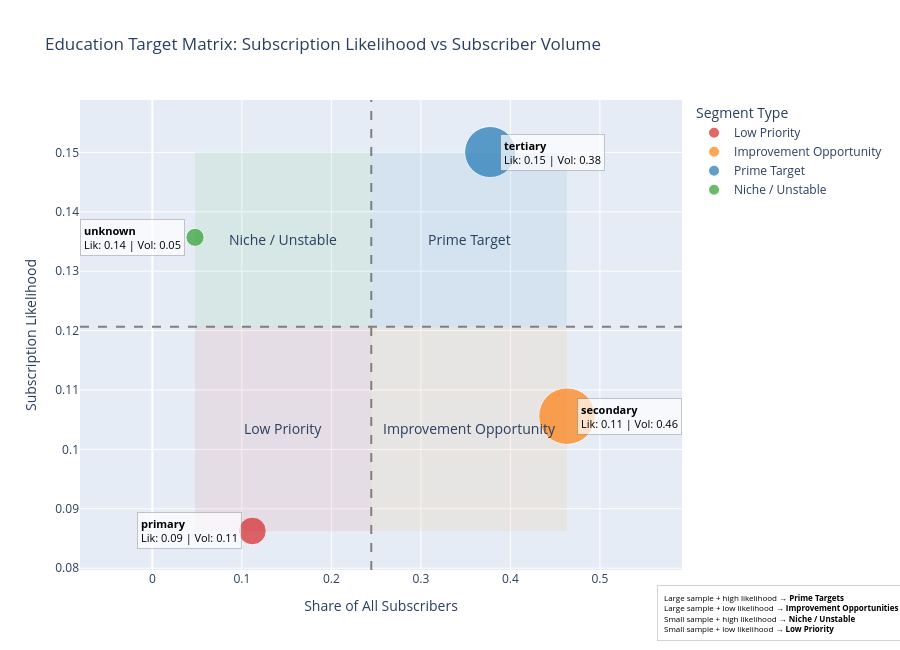

Here is the notebook cell this chart was saved with:
### Markdown cell above
> Yes, education level does impact subscription behaviour:
> - Higher-educated customers are more responsive and show higher likelihood of subscribing
    > - Secondary-educated customers dominate total subscriber volume

### Code cell
import pandas as pd
import plotly.express as px

# --- Prepare data ---

df['y_binary'] = df['y'].apply(lambda x: 1 if x=='yes' else 0)

likelihood = df.groupby('education')['y_binary'].mean().reset_index()
likelihood.rename(columns={'y_binary': 'likelihood'}, inplace=True)

subscriber_counts = df[df['y'] == 'yes'].groupby('education').size().reset_index(name='subscriber_count')
total_subscribers = subscriber_counts['subscriber_count'].sum()
subscriber_counts['volume_share'] = subscriber_counts['subscriber_count'] / total_subscribers

merged = pd.merge(likelihood, subscriber_counts, on='education', how='left')
merged['volume_share'] = merged['volume_share'].fillna(0)

# --- Thresholds ---
likelihood_threshold = merged['likelihood'].median()
volume_threshold = merged['volume_share'].median()

# --- Quadrants ---
def classify_quadrant(row):
    if row['volume_share'] >= volume_threshold and row['likelihood'] >= likelihood_threshold:
        return "Prime Target"
    elif row['volume_share'] >= volume_threshold and row['likelihood'] < likelihood_threshold:
        return "Improvement Opportunity"
    elif row['volume_share'] < volume_threshold and row['likelihood'] >= likelihood_threshold:
        return "Niche / Unstable"
    else:
        return "Low Priority"

merged['quadrant'] = merged.apply(classify_quadrant, axis=1)

# --- Base scatter ---
fig = px.scatter(
    merged,
    x='volume_share',
    y='likelihood',
    color='quadrant',
    size='volume_share',
    hover_data={},  # disable hover
    title="Education Target Matrix: Subscription Likelihood vs Subscriber Volume",
    labels={'volume_share': 'Share of All Subscribers', 'likelihood': 'Subscription Likelihood'},
    size_max=40,
    color_discrete_map={
        "Prime Target": "#1f77b4",
        "Improvement Opportunity": "#ff7f0e",
        "Niche / Unstable": "#2ca02c",
        "Low Priority": "#d62728"
    }
)

fig.add_hline(y=likelihood_threshold, line_dash="dash", line_color="gray")
fig.add_vline(x=volume_threshold, line_dash="dash", line_color="gray")

fig.update_layout(width=900, height=650, legend_title_text="Segment Type")

# --- Quadrant shading ---
x_min, x_max = merged['volume_share'].min(), merged['volume_share'].max()
y_min, y_max = merged['likelihood'].min(), merged['likelihood'].max()

fig.add_shape(type="rect", x0=x_min, x1=volume_threshold, y0=y_min, y1=likelihood_threshold,
              fillcolor="rgba(214, 39, 40, 0.08)", line_width=0)
fig.add_shape(type="rect", x0=volume_threshold, x1=x_max, y0=y_min, y1=likelihood_threshold,
              fillcolor="rgba(255, 127, 14, 0.08)", line_width=0)
fig.add_shape(type="rect", x0=x_min, x1=volume_threshold, y0=likelihood_threshold, y1=y_max,
              fillcolor="rgba(44, 160, 44, 0.08)", line_width=0)
fig.add_shape(type="rect", x0=volume_threshold, x1=x_max, y0=likelihood_threshold, y1=y_max,
              fillcolor="rgba(31, 119, 180, 0.08)", line_width=0)

# --- Quadrant labels ---
x_left  = (x_min + volume_threshold) / 2
x_right = (volume_threshold + x_max) / 2
y_bottom = (y_min + likelihood_threshold) / 2
y_top    = (likelihood_threshold + y_max) / 2

fig.add_annotation(x=x_right, y=y_top, text="Prime Target", showarrow=False, font=dict(size=14))
fig.add_annotation(x=x_right, y=y_bottom, text="Improvement Opportunity", showarrow=False, font=dict(size=14))
fig.add_annotation(x=x_left, y=y_top, text="Niche / Unstable", showarrow=False, font=dict(size=14))
fig.add_annotation(x=x_left, y=y_bottom, text="Low Priority", showarrow=False, font=dict(size=14))

# --- Improved bubble labels ---
for _, row in merged.iterrows():

    # Bold education name + short metrics
    label_text = (
        f"<b>{row['education']}</b><br>"
        f"Lik: {row['likelihood']:.2f} | Vol: {row['volume_share']:.2f}"
    )

    # Smart label placement: right side for left quadrants, left side for right quadrants
    if row['volume_share'] < volume_threshold:
        xanchor = "right"
        xshift = -10
    else:
        xanchor = "left"
        xshift = 10

    fig.add_annotation(
        x=row['volume_share'],
        y=row['likelihood'],
        text=label_text,
        showarrow=False,
        font=dict(size=11, color="black"),
        align="left",
        xanchor=xanchor,
        yanchor="middle",
        xshift=xshift,
        bgcolor="rgba(255,255,255,0.7)",  # readable background
        bordercolor="rgba(0,0,0,0.2)",
        borderwidth=1,
        borderpad=3
    )
    fig.add_annotation(
        x=1.37, y=-0.15, xref="paper", yref="paper",
        text=(
        "Large sample + high likelihood → <b>Prime Targets</b><br>"
        "Large sample + low likelihood → <b>Improvement Opportunities</b><br>"
        "Small sample + high likelihood → <b>Niche / Unstable</b><br>"
        "Small sample + low likelihood → <b>Low Priority</b>"
        ),
        showarrow=False,
        align="left",
        font=dict(size=8, color="black"),
        bordercolor="lightgrey",
        borderwidth=1,
        borderpad=6,
        bgcolor="white",
        opacity=0.9)

fig.show()

### Figure 1 — Plotly figure (JSON) as saved in the notebook; plotly's stock layout.template omitted (floating-point values rounded to 4 significant figures)
{"data": [{"hovertemplate": "quadrant=Low Priority<br>Share of All Subscribers=%{marker.size}<br>Subscription Likelihood=%{y}<extra></extra>", "legendgroup": "Low Priority", "marker": {"color": "#d62728", "size": [0.1117], "sizemode": "area", "sizeref": 0.0002895, "symbol": "circle"}, "mode": "markers", "name": "Low Priority", "orientation": "v", "showlegend": true, "type": "scatter", "x": [0.1117], "xaxis": "x", "y": [0.08626], "yaxis": "y"}, {"hovertemplate": "quadrant=Improvement Opportunity<br>Share of All Subscribers=%{marker.size}<br>Subscription Likelihood=%{y}<extra></extra>", "legendgroup": "Improvement Opportunity", "marker": {"color": "#ff7f0e", "size": [0.4632], "sizemode": "area", "sizeref": 0.0002895, "symbol": "circle"}, "mode": "markers", "name": "Improvement Opportunity", "orientation": "v", "showlegend": true, "type": "scatter", "x": [0.4632], "xaxis": "x", "y": [0.1056], "yaxis": "y"}, {"hovertemplate": "quadrant=Prime Target<br>Share of All Subscribers=%{marker.size}<br>Subscription Likelihood=%{y}<extra></extra>", "legendgroup": "Prime Target", "marker": {"color": "#1f77b4", "size": [0.3774], "sizemode": "area", "sizeref": 0.0002895, "symbol": "circle"}, "mode": "markers", "name": "Prime Target", "orientation": "v", "showlegend": true, "type": "scatter", "x": [0.3774], "xaxis": "x", "y": [0.1501], "yaxis": "y"}, {"hovertemplate": "quadrant=Niche / Unstable<br>Share of All Subscribers=%{marker.size}<br>Subscription Likelihood=%{y}<extra></extra>", "legendgroup": "Niche / Unstable", "marker": {"color": "#2ca02c", "size": [0.04765], "sizemode": "area", "sizeref": 0.0002895, "symbol": "circle"}, "mode": "markers", "name": "Niche / Unstable", "orientation": "v", "showlegend": true, "type": "scatter", "x": [0.04765], "xaxis": "x", "y": [0.1357], "yaxis": "y"}], "layout": {"annotations": [{"font": {"size": 14}, "showarrow": false, "text": "Prime Target", "x": 0.3539, "y": 0.1354}, {"font": {"size": 14}, "showarrow": false, "text": "Improvement Opportunity", "x": 0.3539, "y": 0.1035}, {"font": {"size": 14}, "showarrow": false, "text": "Niche / Unstable", "x": 0.1461, "y": 0.1354}, {"font": {"size": 14}, "showarrow": false, "text": "Low Priority", "x": 0.1461, "y": 0.1035}, {"align": "left", "bgcolor": "rgba(255,255,255,0.7)", "bordercolor": "rgba(0,0,0,0.2)", "borderpad": 3, "borderwidth": 1, "font": {"color": "black", "size": 11}, "showarrow": false, "text": "<b>primary</b><br>Lik: 0.09 | Vol: 0.11", "x": 0.1117, "xanchor": "right", "xshift": -10, "y": 0.08626, "yanchor": "middle"}, {"align": "left", "bgcolor": "white", "bordercolor": "lightgrey", "borderpad": 6, "borderwidth": 1, "font": {"color": "black", "size": 8}, "opacity": 0.9, "showarrow": false, "text": "Large sample + high likelihood → <b>Prime Targets</b><br>Large sample + low likelihood → <b>Improvement Opportunities</b><br>Small sample + high likelihood → <b>Niche / Unstable</b><br>Small sample + low likelihood → <b>Low Priority</b>", "x": 1.37, "xref": "paper", "y": -0.15, "yref": "paper"}, {"align": "left", "bgcolor": "rgba(255,255,255,0.7)", "bordercolor": "rgba(0,0,0,0.2)", "borderpad": 3, "borderwidth": 1, "font": {"color": "black", "size": 11}, "showarrow": false, "text": "<b>secondary</b><br>Lik: 0.11 | Vol: 0.46", "x": 0.4632, "xanchor": "left", "xshift": 10, "y": 0.1056, "yanchor": "middle"}, {"align": "left", "bgcolor": "white", "bordercolor": "lightgrey", "borderpad": 6, "borderwidth": 1, "font": {"color": "black", "size": 8}, "opacity": 0.9, "showarrow": false, "text": "Large sample + high likelihood → <b>Prime Targets</b><br>Large sample + low likelihood → <b>Improvement Opportunities</b><br>Small sample + high likelihood → <b>Niche / Unstable</b><br>Small sample + low likelihood → <b>Low Priority</b>", "x": 1.37, "xref": "paper", "y": -0.15, "yref": "paper"}, {"align": "left", "bgcolor": "rgba(255,255,255,0.7)", "bordercolor": "rgba(0,0,0,0.2)", "borderpad": 3, "borderwidth": 1, "font": {"color": "black", "size": 11}, "showarrow": false, "text": "<b>tertiary</b><br>Lik: 0.15 | Vol: 0.38", "x": 0.3774, "xanchor": "left", "xshift": 10, "y": 0.1501, "yanchor": "middle"}, {"align": "left", "bgcolor": "white", "bordercolor": "lightgrey", "borderpad": 6, "borderwidth": 1, "font": {"color": "black", "size": 8}, "opacity": 0.9, "showarrow": false, "text": "Large sample + high likelihood → <b>Prime Targets</b><br>Large sample + low likelihood → <b>Improvement Opportunities</b><br>Small sample + high likelihood → <b>Niche / Unstable</b><br>Small sample + low likelihood → <b>Low Priority</b>", "x": 1.37, "xref": "paper", "y": -0.15, "yref": "paper"}, {"align": "left", "bgcolor": "rgba(255,255,255,0.7)", "bordercolor": "rgba(0,0,0,0.2)", "borderpad": 3, "borderwidth": 1, "font": {"color": "black", "size": 11}, "showarrow": false, "text": "<b>unknown</b><br>Lik: 0.14 | Vol: 0.05", "x": 0.04765, "xanchor": "right", "xshift": -10, "y": 0.1357, "yanchor": "middle"}, {"align": "left", "bgcolor": "white", "bordercolor": "lightgrey", "borderpad": 6, "borderwidth": 1, "font": {"color": "black", "size": 8}, "opacity": 0.9, "showarrow": false, "text": "Large sample + high likelihood → <b>Prime Targets</b><br>Large sample + low likelihood → <b>Improvement Opportunities</b><br>Small sample + high likelihood → <b>Niche / Unstable</b><br>Small sample + low likelihood → <b>Low Priority</b>", "x": 1.37, "xref": "paper", "y": -0.15, "yref": "paper"}], "height": 650, "legend": {"itemsizing": "constant", "title": {"text": "Segment Type"}, "tracegroupgap": 0}, "shapes": [{"line": {"color": "gray", "dash": "dash"}, "type": "line", "x0": 0, "x1": 1, "xref": "x domain", "y0": 0.1206, "y1": 0.1206, "yref": "y"}, {"line": {"color": "gray", "dash": "dash"}, "type": "line", "x0": 0.2446, "x1": 0.2446, "xref": "x", "y0": 0, "y1": 1, "yref": "y domain"}, {"fillcolor": "rgba(214, 39, 40, 0.08)", "line": {"width": 0}, "type": "rect", "x0": 0.04765, "x1": 0.2446, "y0": 0.08626, "y1": 0.1206}, {"fillcolor": "rgba(255, 127, 14, 0.08)", "line": {"width": 0}, "type": "rect", "x0": 0.2446, "x1": 0.4632, "y0": 0.08626, "y1": 0.1206}, {"fillcolor": "rgba(44, 160, 44, 0.08)", "line": {"width": 0}, "type": "rect", "x0": 0.04765, "x1": 0.2446, "y0": 0.1206, "y1": 0.1501}, {"fillcolor": "rgba(31, 119, 180, 0.08)", "line": {"width": 0}, "type": "rect", "x0": 0.2446, "x1": 0.4632, "y0": 0.1206, "y1": 0.1501}], "title": {"text": "Education Target Matrix: Subscription Likelihood vs Subscriber Volume"}, "width": 900, "xaxis": {"anchor": "y", "domain": [0, 1], "title": {"text": "Share of All Subscribers"}}, "yaxis": {"anchor": "x", "domain": [0, 1], "title": {"text": "Subscription Likelihood"}}}}
